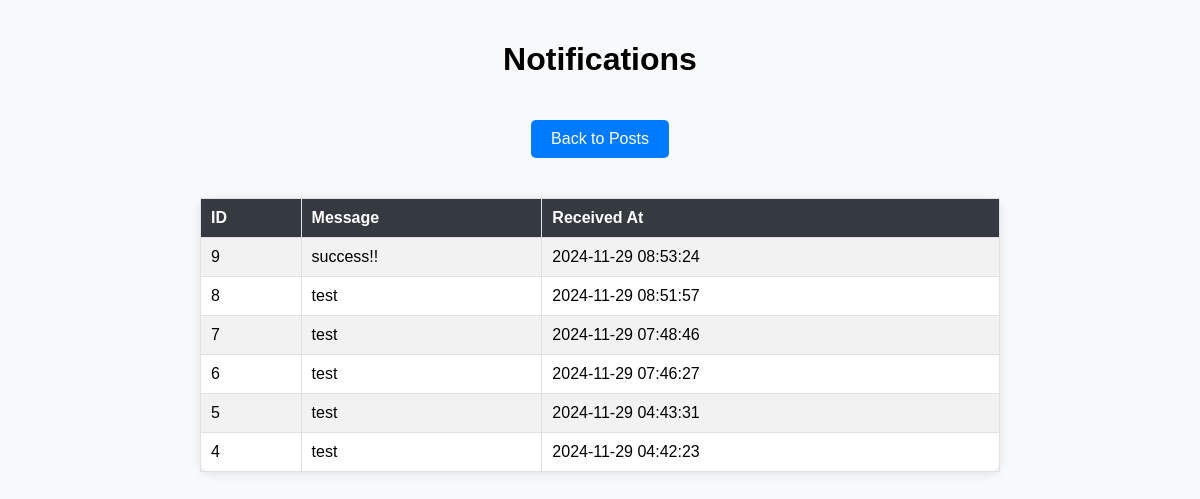
Screenshot of /myblog/notifications.php (signed in) with the database file from the repository.
### tables this page shows
CREATE TABLE `notifications` (
  `id` int(11) NOT NULL,
  `user_id` int(11) NOT NULL,
  `type` varchar(50) NOT NULL,
  `message` text NOT NULL,
  `seen` tinyint(1) DEFAULT 0,
  `created_at` timestamp NOT NULL DEFAULT current_timestamp()
);

### myblog/notifications.php (the view, shortened to what this page needs)
<?php
require 'db.php';
$stmt = $pdo->prepare("SELECT * FROM notifications WHERE user_id = ? ORDER BY created_at DESC");
$stmt->execute([$_SESSION['user_id']]);
$notifications = $stmt->fetchAll();
?>
<!DOCTYPE html>
<html lang="en">
<head>
</head>
<body>
    <div class="container">
        <h1>Notifications</h1>
        <a href="view_posts.php" class="back-button">Back to Posts</a>
        <?php if (count($notifications) > 0): ?>
            <table>
                <tr>
                    <th>ID</th>
                    <th>Message</th>
                    <th>Received At</th>
                </tr>
                <?php foreach ($notifications as $notification): ?>
                <tr>
                    <td><?php echo htmlspecialchars($notification['id']); ?></td>
                    <td><?php echo htmlspecialchars($notification['message']); ?></td>
                    <td><?php echo htmlspecialchars($notification['created_at']); ?></td>
                </tr>
                <?php endforeach; ?>
            </table>
        <?php else: ?>
            <p>No notifications found.</p>
        <?php endif; ?>
    </div>
</body>
</html>

### myblog/notifications.php (style rules this page uses)
body { font-family: Arial, sans-serif; background-color: #f8f9fa; margin: 0; padding: 20px; }
h1 { text-align: center; }
.container { max-width: 800px; margin: 0 auto; text-align: center; }
.back-button { display: inline-block; margin: 20px 0; padding: 10px 20px; background-color: #007bff; color: #fff; text-decoration: none; border-radius: 5px; font-size: 16px; }
table { width: 100%; border-collapse: collapse; margin-top: 20px; background-color: #fff; border-radius: 10px; box-shadow: 0 2px 10px rgba(0, 0, 0, 0.1); }
th, td { padding: 10px; text-align: left; border: 1px solid #dee2e6; }
th { background-color: #343a40; color: white; }
tr:nth-child(even) { background-color: #f2f2f2; }

### rows the page displays
notifications: id "9", message "success!!", created_at "2024-11-29 08:53:24"
notifications: id "8", message "test", created_at "2024-11-29 08:51:57"
notifications: id "7", message "test", created_at "2024-11-29 07:48:46"
notifications: id "6", message "test", created_at "2024-11-29 07:46:27"
notifications: id "5", message "test", created_at "2024-11-29 04:43:31"
notifications: id "4", message "test", created_at "2024-11-29 04:42:23"
